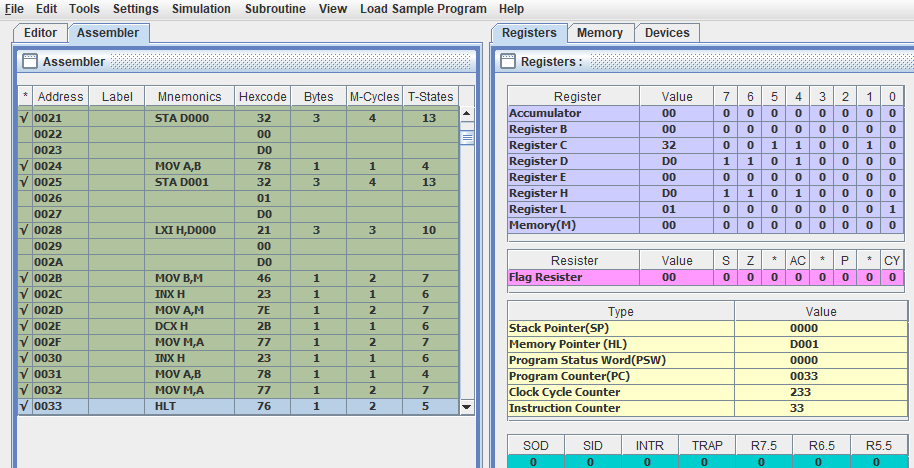
#> input picture lab11/Screenshot 2025-08-31 163932.png, 914 x 468 px, found by its file name
$ python PixelIntesity.py
#> lines starting #> are read from the running program, lines starting #| are printed output that depends on the picture
import numpy as np
from PIL import Image, ImageOps
import matplotlib.pyplot as plt
img=Image.open(r'G:\sem-3\python_lab\lab11\Screenshot 2025-08-31 163932.png')
#> img is the input picture: PIL image 914x468 RGBA; mean R, G, B, A 195, 203.9, 200.6, 255
img_array = np.array(img)
hist, bins = np.histogram(img_array.flatten(), bins=256, range= (0, 256))
#> hist = 256 values, max 566186 at index 255, min 0 at index 1, mean 6683.6; bins = 257 values from 0 to 256
plt.figure(figsize=(10, 5))
plt.hist(img_array.flatten(), bins=256, range= (0, 256), density=True, color='gray')
plt.xlabel('Pixel Intensity')
plt.ylabel('Normalized Frequency')
plt.title('Histogram of Grayscale Image')
plt.grid(True)
plt.show()
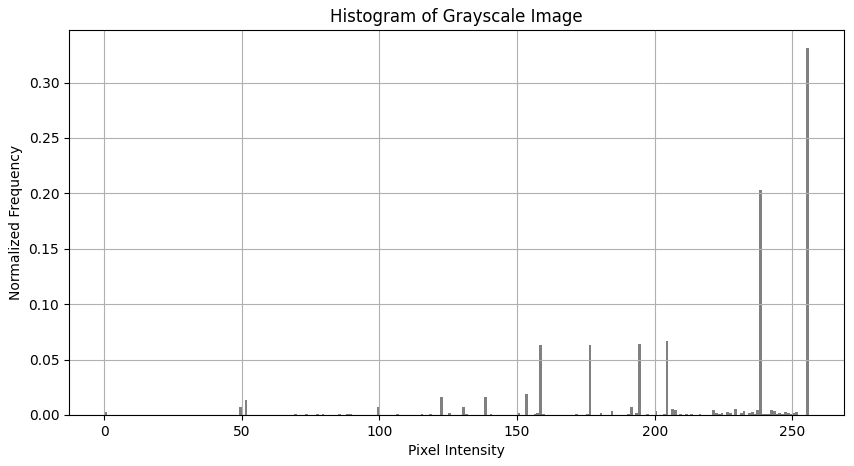
#> figure drawn by matplotlib, 1 panel; tallest bar 0.331 high, from x = 255 to 256
